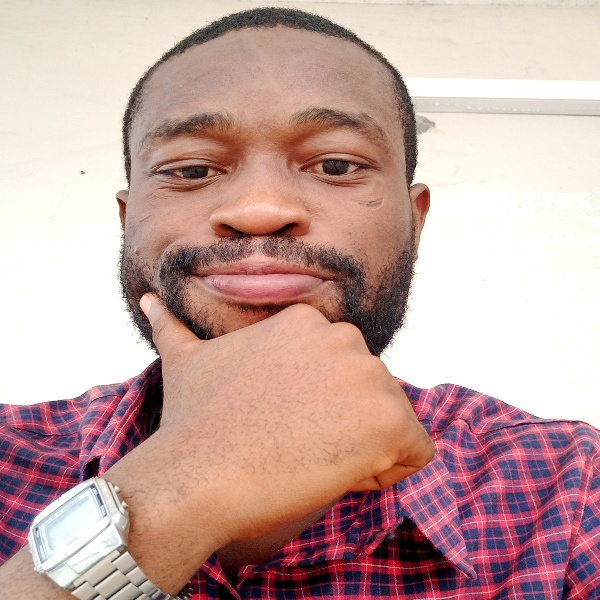
#> input picture Computer Vision/Basic Drawing on Images with OpenCV/samuel.jpg, 600 x 600 px
$ python image_drawing.py
#> lines starting #> are read from the running program, lines starting #| are printed output that depends on the picture
# import required packages
import matplotlib.pyplot as plt
import cv2

# load the input image from disk
image = cv2.imread('samuel.jpg')
#> image is the input picture: shape (600, 600, 3); mean B, G, R 159.2, 164.3, 197.8

# display image
cv2.imshow('Original Image', image)
cv2.waitKey(0)

# initialize the origins and  center cordinates
originY, originX = 0, 0
(centerY, centerX) = (image.shape[0]//2, image.shape[1]//2)
#> centerY = 300; centerX = 300

# draw a circular edge around picture
# set color at edge to white
color = (255, 255, 255)  # white
radius = round((centerY**2 + centerX ** 2) ** 0.5)  # radius from center to origin
#> radius = 424
thickness = 100
cv2.circle(image, (centerX, centerY), radius, color, thickness)

# display image
cv2.imshow('Image', image)
cv2.waitKey(0)


# draw two filled in circles covering the
# eyes, and a rectangle over top of my mouth

# display image with matplotlib to view
# image with cordinates
plt.imshow(image)
plt.show()

# initialize eyes coordinates as
# gotten from plot
eyes1, eyes2 = (192, 167), (332, 162)
radius = 50
color = (0, 0, 255)

# draw red circles around the eyes
cv2.circle(image, eyes1, radius, color, -1)
cv2.circle(image, eyes2, radius, color, -1)

# display image
cv2.imshow('Image', image)
cv2.waitKey(0)

# draw blue rectangle around the mouth
color = (255, 0, 0)  # blue
startX, startY = 180, 235
stopX, stopY = 340, 315
cv2.rectangle(image, (startX, startY), (stopX, stopY),  color, -1)
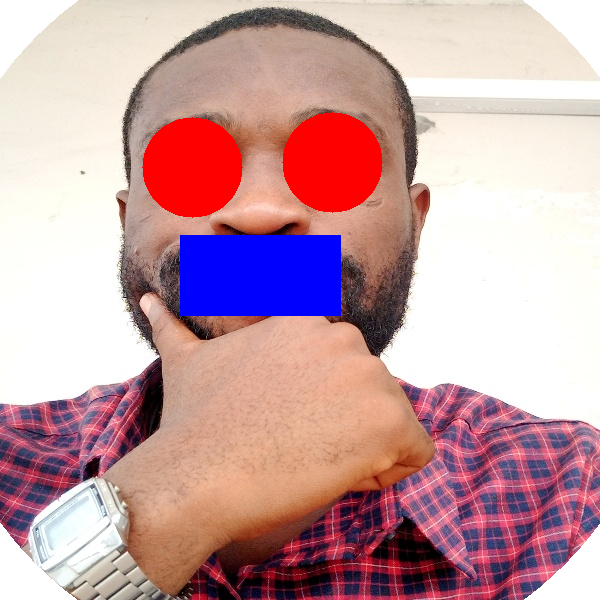
#> image: shape (600, 600, 3); mean B, G, R 163.4, 158.2, 197.5

# display image
cv2.imshow('Image', image)
cv2.waitKey(0)
